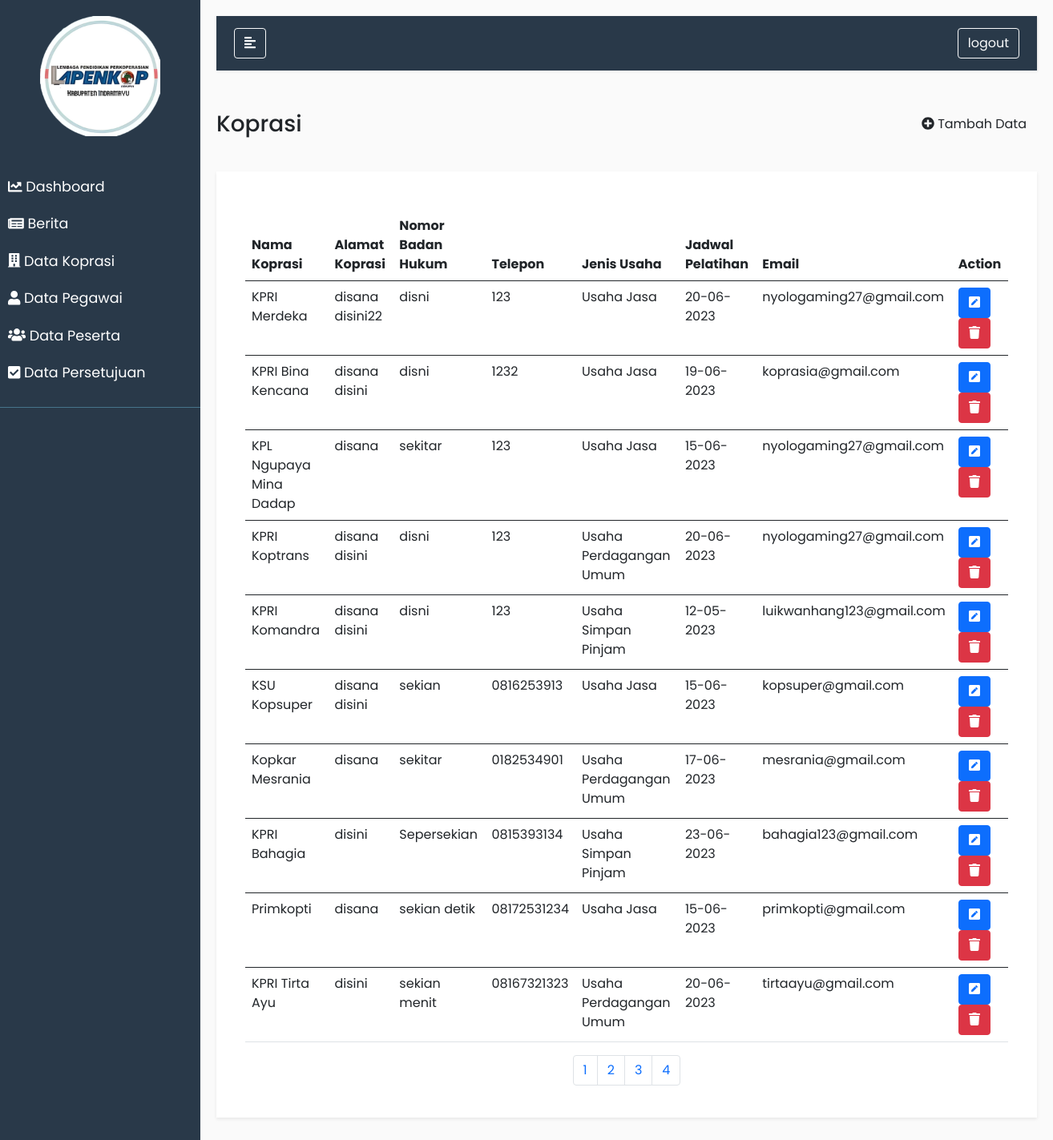
The app's page /main.php?module=koprasi&halaman=2 with its own data.
### tables this page shows
CREATE TABLE `tbl_koprasi` (
  `id_koprasi` int(50) NOT NULL,
  `nama_koprasi` varchar(50) NOT NULL,
  `alamat` varchar(50) NOT NULL,
  `badan_hukum` varchar(50) NOT NULL,
  `telepon` varchar(50) NOT NULL,
  `jenis_usaha` enum('Usaha Simpan Pinjam','Usaha Perdagangan Umum','Usaha Jasa') NOT NULL,
  `email` text NOT NULL,
  `jadwal_pelatihan` date NOT NULL
);

### views/koprasi/koprasi.php (the view, shortened to what this page needs)
<?php
$db = dbConnect();
if ($db->connect_errno == 0) {
  $jumlahItemPerHalaman = 10;
  $halamanSaatIni = isset($_GET['halaman']) ? $_GET['halaman'] : 1;
  $offset = ($halamanSaatIni - 1) * $jumlahItemPerHalaman;
  $queryTotalItem = "SELECT COUNT(*) as total FROM tbl_koprasi";
  $resultTotalItem = mysqli_query($db, $queryTotalItem);
  $rowTotalItem = mysqli_fetch_assoc($resultTotalItem);
  $totalItem = $rowTotalItem['total'];
  $totalHalaman = ceil($totalItem / $jumlahItemPerHalaman);
?>
  <div class="d-flex flex-column flex-lg-row mb-4">
    <div class="flex-grow-1 d-flex align-items-center">
      <h3>Koprasi</h3>
    </div>
    <div class="ms-5 ms-lg-0 pt-lg-2">
      <nav style="--bs-breadcrumb-divider: '>';" aria-label="breadcrumb">
        <ol class="breadcrumb">
          <div class="d-grid gap-2 d-md-flex justify-content-md-start">
            <a href="" target="_blank" class="btn btn-outline-brand" data-toggle="modal" data-target="#tambahdata"><i class="fas fa-plus-circle" &nbsp></i> Tambah Data</a>
          </div>
        </ol>
      </nav>
    </div>
  </div>
  <div class="bg-white rounded-4 shadow-sm p-4 mb-5">
    <br>
    <div class="container">
      <table class="table">
        <thead>
          <tr>
            <th scope="col">Nama Koprasi</th>
            <th scope="col">Alamat Koprasi</th>
            <th scope="col">Nomor Badan Hukum</th>
            <th scope="col">Telepon</th>
            <th scope="col">Jenis Usaha</th>
            <th scope="col">Jadwal Pelatihan</th>
            <th scope="col">Email</th>
            <th scope="col">Action</th>
          </tr>
        </thead>
        <tbody>
          <?php
          $sql = "SELECT * FROM tbl_koprasi LIMIT $offset, $jumlahItemPerHalaman";
          $res = $db->query($sql);
          if ($res) {
            $data = $res->fetch_row();
            do {
              list($id_koprasi, $nama_koprasi, $alamat, $badan_hukum, $telepon, $jenis_usaha, $email, $jadwal_pelatihan) = $data;
              $date = date_create($jadwal_pelatihan);
          ?>
              <tr>
                <td><?= $nama_koprasi ?></td>
                <td><?= $alamat ?></td>
                <td><?= $badan_hukum ?></td>
                <td><?= $telepon ?></td>
                <td><?= $jenis_usaha ?></td>
                <td><?= date_format($date, "d-m-Y") ?></td>
                <td><?= $email ?></td>
                <td>
                  <button type="button" class="btn btn-primary" data-bs-toggle="modal" data-bs-target="#edit<?= $id_koprasi ?>">
                    <i class="fas fa-pen-square"></i>
                  </button>
                  <button id="hapus-<?= $id_koprasi ?>" type="button" class="btn btn-danger" data-bs-toggle="modal" data-bs-target="#exampleModal<?= $id_koprasi ?>">
                    <i class="fas fa-trash"></i>
                  </button>
    </div>
    <div class="modal fade" id="edit<?= $id_koprasi ?>" tabindex="-1" aria-labelledby="exampleModalLabel" aria-hidden="true">
      <div class="modal-dialog">
        <div class="modal-content">
        <?php
            } while ($data = $res->fetch_row());
        ?>
        <div class="row">
          <nav aria-label="Page navigation example">
            <ul class="pagination justify-content-center">
              <?php for ($i = 1; $i <= $totalHalaman; $i++) { ?>
                <li class="page-item"><a class="page-link" href="?module=koprasi&halaman=<?php echo $i; ?>"><?php echo $i; ?></a></li>
              <?php } ?>
            </ul>
          </nav>
        </div>
        </div>
      </div>
    </div>
  </div>
<?php
          } else
            echo "<div style='color: white'>Gagal Eksekusi SQL" . (DEVELOPMENT ? " : " . $db->error : "") . "<br></div>";
        } else
          echo "<div style='color: white'>Gagal koneksi" . (DEVELOPMENT ? " : " . $db->connect_error : "") . "<br></div>";
?>

### style.css (style rules this page uses)
body { font-family: "Poppins", sans-serif; background: #fafafa; }
a, a:hover, a:focus { color: inherit; text-decoration: none; transition: all 0.3s; }

### records on screen
tbl_koprasi: nama_koprasi "KPRI Merdeka", alamat "disana disini22", badan_hukum "disni", telepon "123", jenis_usaha "Usaha Jasa", jadwal_pelatihan "20-06-2023", email "nyologaming27@gmail.com"
tbl_koprasi: nama_koprasi "KPRI Bina Kencana", alamat "disana disini", badan_hukum "disni", telepon "1232", jenis_usaha "Usaha Jasa", jadwal_pelatihan "19-06-2023", email "koprasia@gmail.com"
tbl_koprasi: nama_koprasi "KPL Ngupaya Mina Dadap", alamat "disana", badan_hukum "sekitar", telepon "123", jenis_usaha "Usaha Jasa", jadwal_pelatihan "15-06-2023", email "nyologaming27@gmail.com"
tbl_koprasi: nama_koprasi "KPRI Koptrans", alamat "disana disini", badan_hukum "disni", telepon "123", jenis_usaha "Usaha Perdagangan Umum", jadwal_pelatihan "20-06-2023", email "nyologaming27@gmail.com"
tbl_koprasi: nama_koprasi "KPRI Komandra", alamat "disana disini", badan_hukum "disni", telepon "123", jenis_usaha "Usaha Simpan Pinjam", jadwal_pelatihan "12-05-2023", email "luikwanhang123@gmail.com"
tbl_koprasi: nama_koprasi "KSU Kopsuper", alamat "disana disini", badan_hukum "sekian", telepon "0816253913", jenis_usaha "Usaha Jasa", jadwal_pelatihan "15-06-2023", email "kopsuper@gmail.com"
tbl_koprasi: nama_koprasi "Kopkar Mesrania", alamat "disana", badan_hukum "sekitar", telepon "0182534901", jenis_usaha "Usaha Perdagangan Umum", jadwal_pelatihan "17-06-2023", email "mesrania@gmail.com"
tbl_koprasi: nama_koprasi "KPRI Bahagia", alamat "disini", badan_hukum "Sepersekian", telepon "0815393134", jenis_usaha "Usaha Simpan Pinjam", jadwal_pelatihan "23-06-2023", email "bahagia123@gmail.com"
tbl_koprasi: nama_koprasi "Primkopti", alamat "disana", badan_hukum "sekian detik", telepon "08172531234", jenis_usaha "Usaha Jasa", jadwal_pelatihan "15-06-2023", email "primkopti@gmail.com"
tbl_koprasi: nama_koprasi "KPRI Tirta Ayu", alamat "disini", badan_hukum "sekian menit", telepon "08167321323", jenis_usaha "Usaha Perdagangan Umum", jadwal_pelatihan "20-06-2023", email "tirtaayu@gmail.com"
